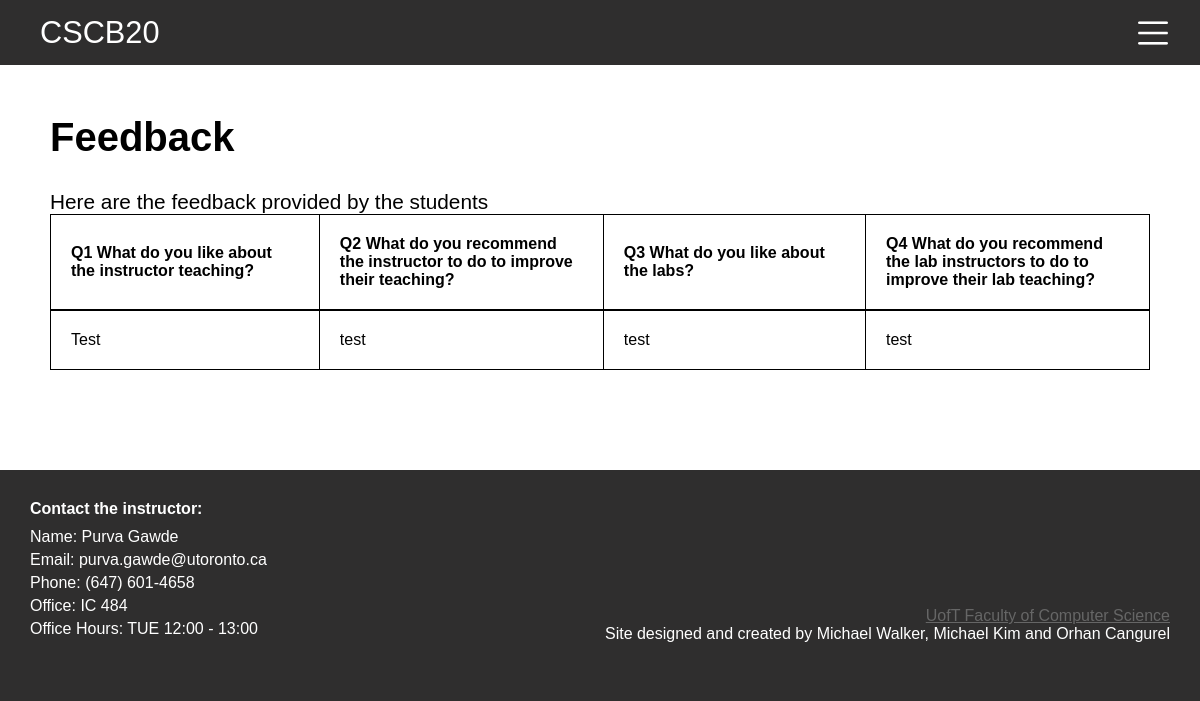
/feedback (signed in), run on an earlier commit of the app's database.
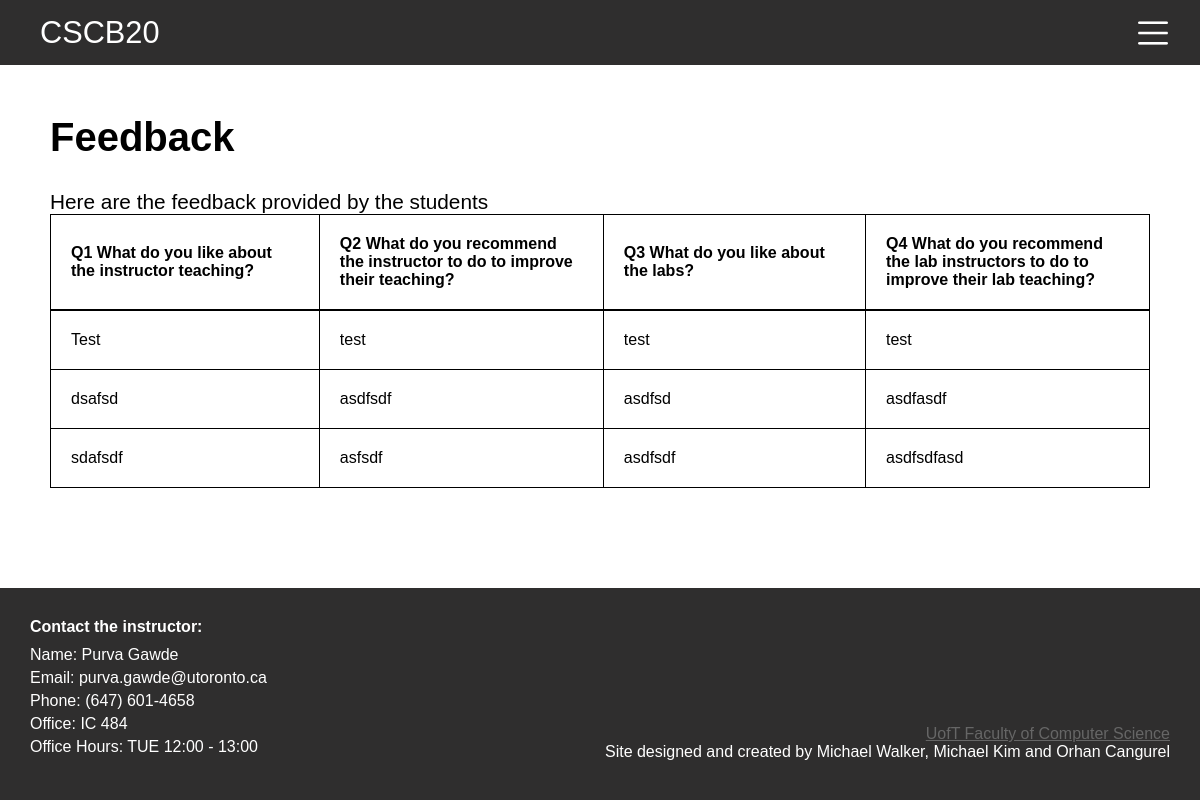
And on a later commit of the database.
### app.py (models this page shows)
class Feedback(db.Model):
    to=db.Column(db.String(20), primary_key = True, nullable = False)
    q1=db.Column(db.Text, primary_key = True, nullable = False)
    q2=db.Column(db.Text, primary_key = True, nullable = False)
    q3=db.Column(db.Text, primary_key = True, nullable = False)
    q4=db.Column(db.Text, primary_key = True, nullable = False)

### app.py (the view)
@app.route('/feedback', methods=['GET', 'POST'])
def feedback():
    if session['type']== 'Student':
        if request.method == 'GET':
            query_intructor_result = query_intructor()
            return render_template('feedback.html', query_intructor_result=query_intructor_result )
        else:
            feedback_details = (
                    request.form['InstructorName_ID'],
                    request.form['Ans1_ID'],
                    request.form['Ans2_ID'],
                    request.form['Ans3_ID'],
                    request.form['Ans4_ID']
                )
            add_feedback(feedback_details)
            return jsonify({'success': True})
    else:
        query_feedback_result=query_feedback()
        return render_template('Instructor_feedback.html', query_feedback_result=query_feedback_result)

### app.py (called while the page is built)
def query_feedback():
    name = session['name']
    query_feedback=Feedback.query.filter_by(to=name)
    return query_feedback

### templates/Instructor_feedback.html (shortened to what this page needs)
<!DOCTYPE html>
<html lang="en" dir="ltr">
<head>
    <link rel="stylesheet" href="{{ url_for('static', filename='css/Instructor_feedback.css') }}" />
</head>
<body>
    {% extends "template.html" %}
    {% block content %}
    <section id="content">
        <h1>Feedback</h1>
        <p>Here are the feedback provided by the students</p>
        <div class="tbody">
        <table>
            <tbody>
            <tr>
                <th>Q1 What do you like about the instructor teaching?</th>
                <th>Q2 What do you recommend the instructor to do to improve their teaching?</th>
                <th>Q3 What do you like about the labs?</th>
                <th>Q4 What do you recommend the lab instructors to do to improve their lab teaching?</th>
            </tr>
            {% for feedback in query_feedback_result %}
            <tr>
                <td>{{ feedback.q1 }}</td>
                <td>{{ feedback.q2 }}</td>
                <td>{{ feedback.q3 }}</td>
                <td>{{ feedback.q4 }}</td>
            </tr>
            {% endfor %}
        </table>
        </div>
    </section>
    {% endblock %}

### templates/template.html (shortened to what this page needs)
<!DOCTYPE html>
<html lang="en" dir="ltr">
  <head>
    <link
      rel="stylesheet"
      href="{{ url_for('static', filename='css/template.css') }}"
    />
  </head>
  <body>
    <nav id="navbar">
      <h1 class="navbar-title">
        <a href="{{ url_for('home') }}">CSCB20</a>
      </h1>
      <label for="check" class="checkbtn">
        <img
          src="{{ url_for('static', filename='images/menu-bar.png') }}"
          alt=""
        />
      </label>
    </nav>
    {% block content %} {% endblock %}
    <footer>
      <div class="contact">
        <h4>Contact the instructor:</h4>
        <ul>
          <li>Name: Purva Gawde</li>
          <li>Email: purva.gawde@utoronto.ca</li>
          <li>Phone: (647) 601-4658</li>
          <li>Office: IC 484</li>
          <li>Office Hours: TUE 12:00 - 13:00</li>
        </ul>
      </div>
      <div class="copyright">
        <a
          href="https://web.cs.toronto.edu/about/our-department"
          target="”_blank”"
        >
          UofT Faculty of Computer Science
        </a>
        <p>
          Site designed and created by Michael Walker, Michael Kim and Orhan
          Cangurel
        </p>
      </div>
    </footer>
  </body>
</html>

### static/css/Instructor_feedback.css (style rules this page uses)
#content p { font-size: 1.3em; margin-top: 30px; }
#content .tbody { overflow-x: auto; }
#content table { border-collapse: collapse; border: 1px solid; text-align: left; width: 100%; overflow-x: auto; overflow: hidden; }
#content th, #content td { border: 1px solid; padding: 20px; word-wrap: break-word; }
#content td { word-wrap: break-word; }
#content th { border-bottom: 2px solid; width: 10%; }

### static/css/template.css (style rules this page uses)
* { margin: 0; padding: 0; }
body { font-family: "Source Sans Pro", sans-serif; background-color: #2f2e2e; }
#navbar { width: 100%; height: 45px; background-color: #2f2e2e; padding-top: 10px; padding-bottom: 10px; z-index: 3; position: -webkit-sticky; position: sticky; top: 0; display: flex; justify-content: space-between; align-items: center; }
.navbar-title { margin-left: 40px; font-size: 2em; }
.navbar-link a, .navbar-title a { text-decoration: none; color: #fff; line-height: 24px; font-size: 0.96em; font-weight: 100; }
.checkbtn { margin-right: 30px; cursor: pointer; display: none; }
.checkbtn img { width: 34px; height: 34px; }
@media (max-width: 1300px) { .checkbtn { display: flex; z-index: 5; } }
@media (max-width: 1300px) { .navbar-title { top: 20px; z-index: 5; } }
#content { padding: 50px 50px 100px; background-color: white; }
#content h1 { font-size: 2.5em; }
footer { height: auto; background-color: #2f2e2e; color: white; display: flex; justify-content: space-between; padding: 30px; margin-top: auto; }
.contact li { margin-bottom: 5px; list-style-type: none; }
.contact h4 { margin-bottom: 10px; }
.copyright { text-align: right; align-self: flex-end; }
footer a:link { color: #666666; }

What changed in the data, as far as the page shows it:
added Feedback: q1 "dsafsd", q2 "asdfsdf", q3 "asdfsd", q4 "asdfasdf"
added Feedback: q1 "sdafsdf", q2 "asfsdf", q3 "asdfsdf", q4 "asdfsdfasd"
